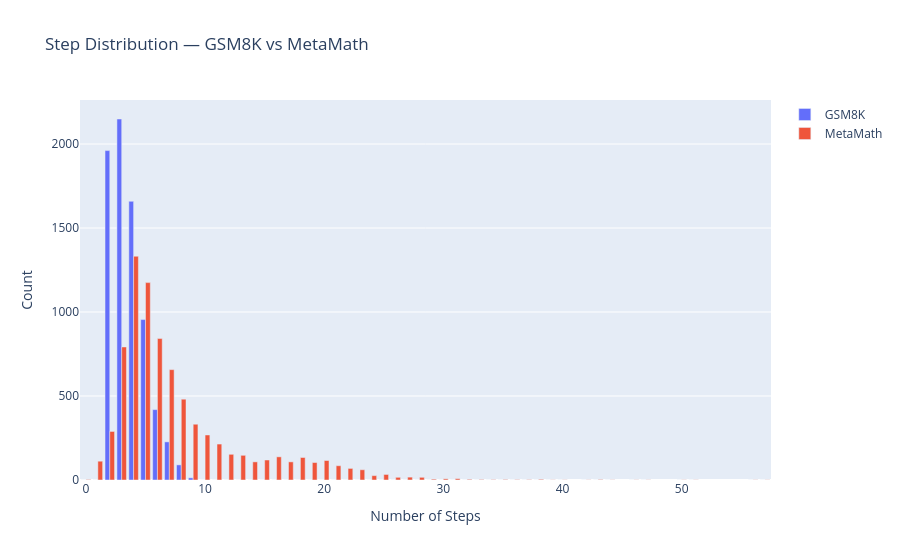

Notebook cell for this chart:
### Code cell
gsm_steps = Counter(gsm[i]["num_steps"] for i in range(len(gsm)))
mm_steps = Counter(mm[i]["num_steps"] for i in range(len(mm)))
all_steps = sorted(set(gsm_steps.keys()) | set(mm_steps.keys()))

fig = go.Figure()
fig.add_trace(go.Bar(name="GSM8K", x=all_steps, y=[gsm_steps.get(s, 0) for s in all_steps]))
fig.add_trace(go.Bar(name="MetaMath", x=all_steps, y=[mm_steps.get(s, 0) for s in all_steps]))
fig.update_layout(
    title="Step Distribution — GSM8K vs MetaMath",
    xaxis_title="Number of Steps",
    yaxis_title="Count",
    barmode="group",
)
fig.show()

### Figure 1 — Plotly figure (JSON) as saved in the notebook; plotly's stock layout.template omitted (floating-point values rounded to 4 significant figures)
{"data": [{"name": "GSM8K", "type": "bar", "x": [0, 1, 2, 3, 4, 5, 6, 7, 8, 9, 10, 11, 12, 13, 14, 15, 16, 17, 18, 19, 20, 21, 22, 23, 24, 25, 26, 27, 28, 29, 30, 31, 32, 33, 34, 35, 36, 37, 38, 39, 40, 42, 43, 44, 46, 47, 50, 51, 56, 57], "y": [0, 0, 1961, 2149, 1659, 955, 419, 227, 90, 13, 0, 0, 0, 0, 0, 0, 0, 0, 0, 0, 0, 0, 0, 0, 0, 0, 0, 0, 0, 0, 0, 0, 0, 0, 0, 0, 0, 0, 0, 0, 0, 0, 0, 0, 0, 0, 0, 0, 0, 0]}, {"name": "MetaMath", "type": "bar", "x": [0, 1, 2, 3, 4, 5, 6, 7, 8, 9, 10, 11, 12, 13, 14, 15, 16, 17, 18, 19, 20, 21, 22, 23, 24, 25, 26, 27, 28, 29, 30, 31, 32, 33, 34, 35, 36, 37, 38, 39, 40, 42, 43, 44, 46, 47, 50, 51, 56, 57], "y": [3, 112, 289, 792, 1332, 1175, 842, 657, 481, 332, 268, 214, 153, 147, 108, 119, 138, 108, 134, 104, 116, 85, 69, 61, 26, 33, 16, 17, 16, 5, 7, 8, 4, 3, 2, 3, 2, 2, 4, 1, 1, 1, 3, 1, 1, 1, 1, 1, 1, 1]}], "layout": {"barmode": "group", "title": {"text": "Step Distribution — GSM8K vs MetaMath"}, "xaxis": {"title": {"text": "Number of Steps"}}, "yaxis": {"title": {"text": "Count"}}}}
